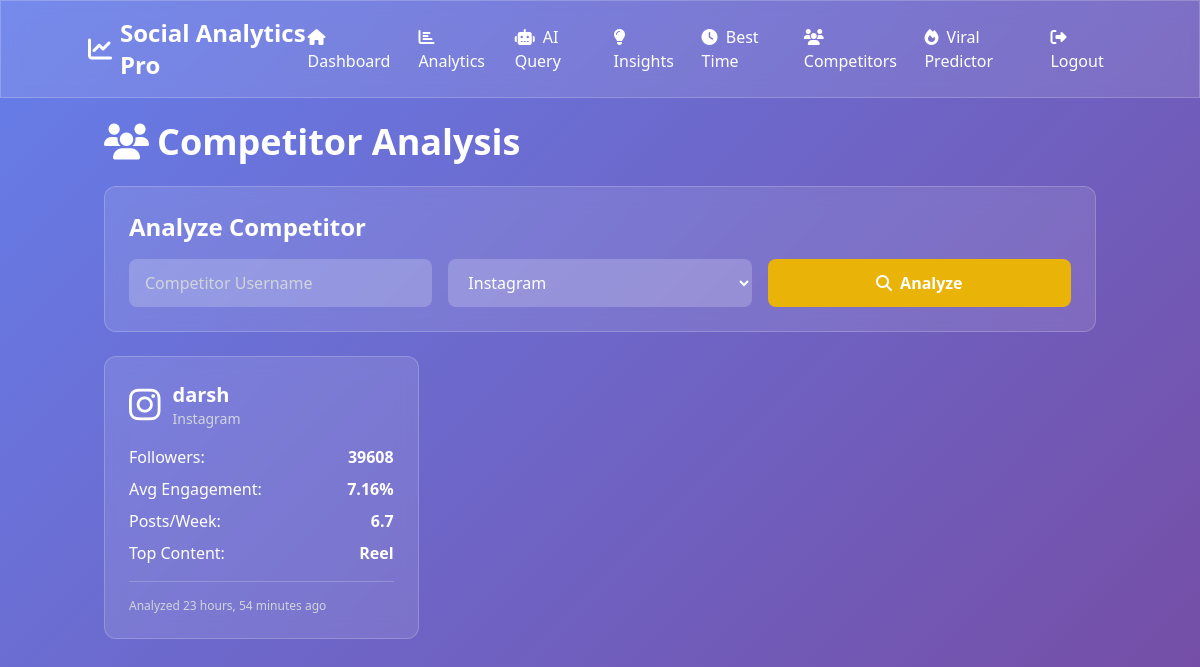
/competitor/ (signed in), run on the app's committed database.
### main/models.py (models this page shows)
class CompetitorAnalysis(models.Model):
    user = models.ForeignKey(User, on_delete=models.CASCADE)
    competitor_username = models.CharField(max_length=100)
    platform = models.CharField(max_length=20)
    followers = models.IntegerField()
    avg_engagement_rate = models.FloatField()
    posting_frequency = models.FloatField()
    top_content_type = models.CharField(max_length=50)
    analyzed_at = models.DateTimeField(auto_now=True)

### main/views.py (the view)
# urls.py: path('competitor/', views.competitor_analysis, name='competitor'),
@login_required
def competitor_analysis(request):
    if request.method == 'POST':
        username = request.POST.get('username')
        platform = request.POST.get('platform')
        analysis = analyze_competitor(request.user, username, platform)
        return JsonResponse(analysis)
    competitors = CompetitorAnalysis.objects.filter(user=request.user).order_by('-analyzed_at')
    context = {
        'competitors': competitors,
    }
    return render(request, 'competitor.html', context)

### main/templates/competitor.html (shortened to what this page needs)
{% extends 'base.html' %}
{% block content %}
<div class="fade-in">
    <h1 class="text-4xl font-bold text-white mb-6">
        <i class="fas fa-users mr-2"></i>Competitor Analysis
    </h1>
    <div class="glass rounded-xl p-6 mb-6">
        <h2 class="text-2xl font-bold text-white mb-4">Analyze Competitor</h2>
        <form id="competitorForm" class="grid grid-cols-1 md:grid-cols-3 gap-4">
            <input type="text" name="username" placeholder="Competitor Username" required
                class="px-4 py-3 rounded-lg bg-white bg-opacity-20 text-white placeholder-gray-300 focus:outline-none focus:ring-2 focus:ring-yellow-400">
            <select name="platform" required class="px-4 py-3 rounded-lg bg-white bg-opacity-20 text-white focus:outline-none focus:ring-2 focus:ring-yellow-400">
                <option value="instagram">Instagram</option>
            </select>
            <button type="submit" class="bg-yellow-500 hover:bg-yellow-600 text-white font-bold py-3 rounded-lg transition">
                <i class="fas fa-search mr-2"></i>Analyze
            </button>
        </form>
    </div>
    <div class="grid grid-cols-1 md:grid-cols-2 lg:grid-cols-3 gap-6">
        {% for comp in competitors %}
        <div class="glass rounded-xl p-6">
            <div class="flex items-center mb-4">
                <i class="fab fa-{{ comp.platform }} text-4xl text-white mr-3"></i>
                <div>
                    <h3 class="text-white font-bold text-xl">{{ comp.competitor_username }}</h3>
                    <p class="text-gray-300 text-sm">{{ comp.platform|title }}</p>
                </div>
            </div>
            <div class="space-y-2">
                <div class="flex justify-between text-white">
                    <span>Followers:</span>
                    <span class="font-bold">{{ comp.followers|floatformat:0 }}</span>
                </div>
                <div class="flex justify-between text-white">
                    <span>Avg Engagement:</span>
                    <span class="font-bold">{{ comp.avg_engagement_rate|floatformat:2 }}%</span>
                </div>
                <div class="flex justify-between text-white">
                    <span>Posts/Week:</span>
                    <span class="font-bold">{{ comp.posting_frequency|floatformat:1 }}</span>
                </div>
                <div class="flex justify-between text-white">
                    <span>Top Content:</span>
                    <span class="font-bold">{{ comp.top_content_type|title }}</span>
                </div>
            </div>
            <div class="mt-4 pt-4 border-t border-white border-opacity-20">
                <p class="text-gray-300 text-xs">Analyzed {{ comp.analyzed_at|timesince }} ago</p>
            </div>
        </div>
        {% endfor %}
    </div>
</div>
{% endblock %}

### main/templates/base.html (style rules this page uses)
body { background: linear-gradient(135deg, #667eea 0%, #764ba2 100%); min-height: 100vh; }
.glass { background: rgba(255, 255, 255, 0.1); backdrop-filter: blur(10px); border: 1px solid rgba(255, 255, 255, 0.2); }
.fade-in { animation: fadeIn 0.6s ease-out; }

### data on the page
CompetitorAnalysis: competitor_username "darsh", platform "Instagram", followers "39608", avg_engagement_rate "7.16", posting_frequency "6.7", top_content_type "Reel", analyzed_at "23 hours, 54 minutes"
